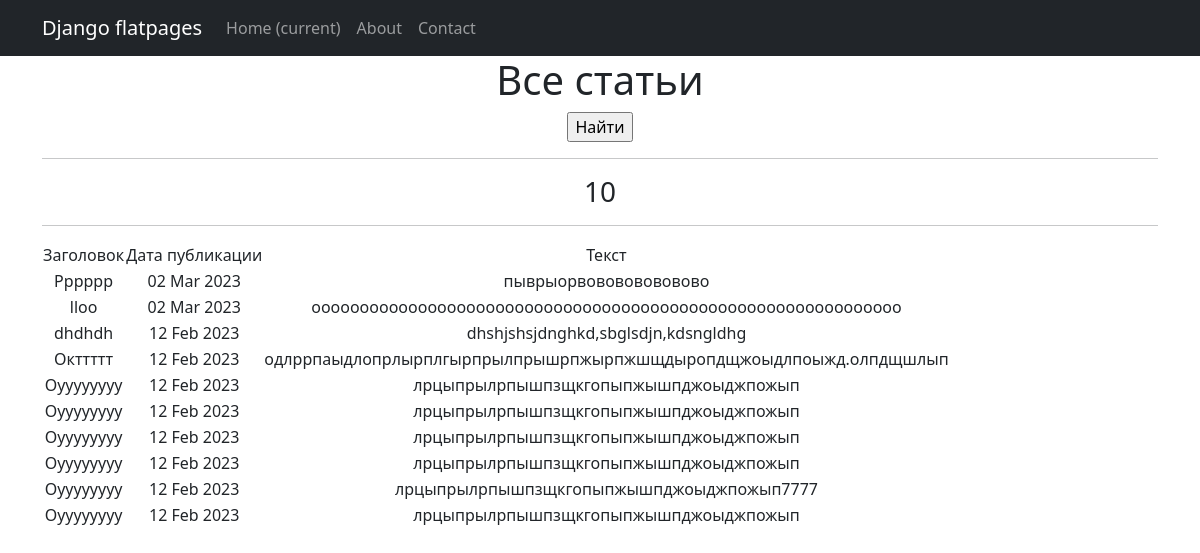
Page /news/ on the committed database.
### news/models.py (models this page shows, shortened)
class Post(models.Model):
    object = None
    author = models.ForeignKey(Author, on_delete=models.CASCADE)
    NEWS = 'NW'
    ARTICLE = 'AR'
    CATEGORY_CHOICES = (
        (NEWS, 'Новость'),
        (ARTICLE, 'Статья'),
    )
    categoryType = models.CharField(max_length=2, choices=CATEGORY_CHOICES, default=ARTICLE)
    dateCreation = models.DateTimeField(auto_now_add=True)
    postCategory = models.ManyToManyField(Category, through='PostCategory')
    title = models.CharField(max_length=128)
    text = models.TextField()
    rating = models.SmallIntegerField(default=0)

### news/views.py (the view)
# urls.py: path('', NewsList.as_view(), name='news_list'),
class NewsList(ListView):
    model = Post
    ordering = '-dateCreation'
    template_name = 'news.html'
    context_object_name = 'news'
    paginate_by = 10

### news/templatetags/custom_filters.py (called while the page is built)
@register.filter()
def censor(value):
    bad_words = ('редиска')
    if not isinstance(value, str):
        raise TypeError(f"unresolved type '{type(value)}' expected type 'str'")
    for word in value.split():
        if word.lower() in bad_words:
            value = value.replace(word, f"{word[0]}{'*' * (len(word) - 1)}")
    return value

### templates/news.html (shortened to what this page needs)
{% extends 'flatpages/default.html' %}
{% load custom_filters %}!
{% block content %}
   <h1>Все статьи</h1>
   <form action="" method="get">
       <input type="submit" value="Найти" />
   </form>
<hr>
   <h3>{{ news|length }}</h3>
   <hr>
   {% if news %}
       <table>
           <tr>
               <td>Заголовок</td>
               <td>Дата публикации</td>
               <td>Текст</td>
        {% for news1 in news %}
           <tr>
               <td>{{ news1.title|censor }}</td>
               <td>{{ news1.dateCreation|date:'d M Y' }}</td>
               <td>{{ news1.text|truncatewords:20|censor }}</td>
          <td>
            {% endfor %}
       </table>
   {% else %}
       <h2>Статей нет!</h2>
   {% endif %}
{% endblock content %}

### rows in the picture
Post: title|censor "Рррррр", dateCreation "02 Mar 2023", text|censor "пыврыорвовововововово"
Post: title|censor "lloo", dateCreation "02 Mar 2023", text|censor "ooooooooooooooooooooooooooooooooooooooooooooooooooooooooooooo"
Post: title|censor "dhdhdh", dateCreation "12 Feb 2023", text|censor "dhshjshsjdnghkd,sbglsdjn,kdsngldhg"
Post: title|censor "Окттттт", dateCreation "12 Feb 2023", text|censor "одлррпаыдлопрлырплгырпрылпрышрпжырпжшщдыропдщжоыдлпоыжд.олпдщшлып"
Post: title|censor "Оуууууууу", dateCreation "12 Feb 2023", text|censor "лрцыпрылрпышпзщкгопыпжышпджоыджпожып"
Post: title|censor "Оуууууууу", dateCreation "12 Feb 2023", text|censor "лрцыпрылрпышпзщкгопыпжышпджоыджпожып"
Post: title|censor "Оуууууууу", dateCreation "12 Feb 2023", text|censor "лрцыпрылрпышпзщкгопыпжышпджоыджпожып"
Post: title|censor "Оуууууууу", dateCreation "12 Feb 2023", text|censor "лрцыпрылрпышпзщкгопыпжышпджоыджпожып"
Post: title|censor "Оуууууууу", dateCreation "12 Feb 2023", text|censor "лрцыпрылрпышпзщкгопыпжышпджоыджпожып7777"
Post: title|censor "Оуууууууу", dateCreation "12 Feb 2023", text|censor "лрцыпрылрпышпзщкгопыпжышпджоыджпожып"

### other values in the picture
{{ news|length }} "10"
